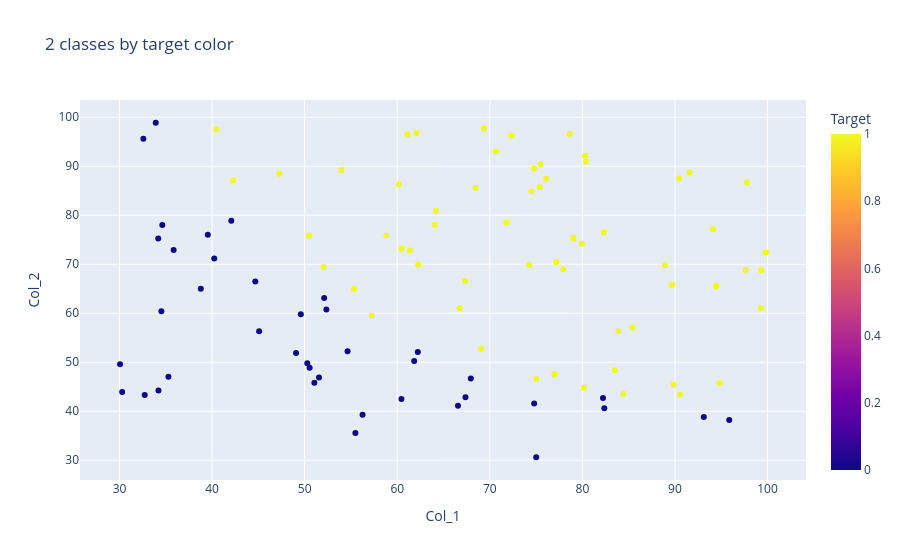

Notebook code cell kept with this figure:
### Markdown cell above
3. Visualize the data as a scatter plot where the two different classes are displayed with different colors.

### Code cell
import plotly.express as px

fig = px.scatter(df,x="Col_1",y="Col_2",color="Target")
fig.show()
